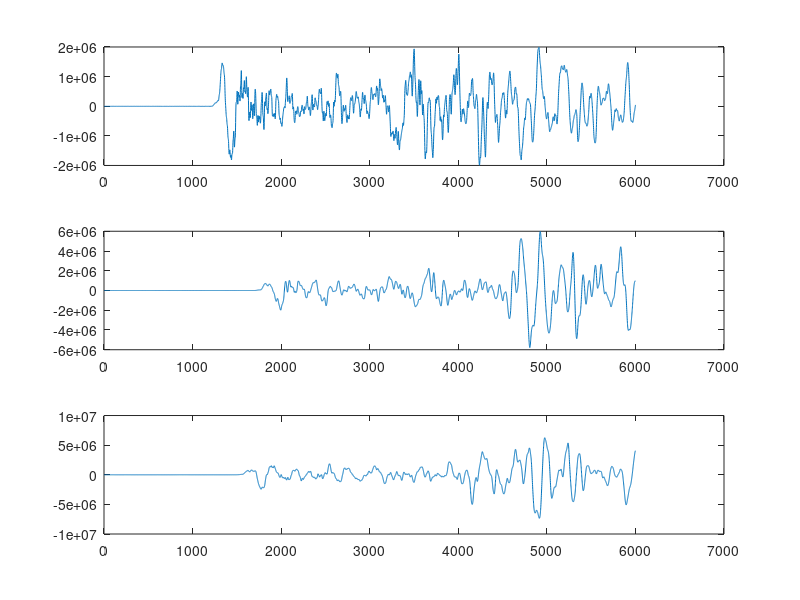
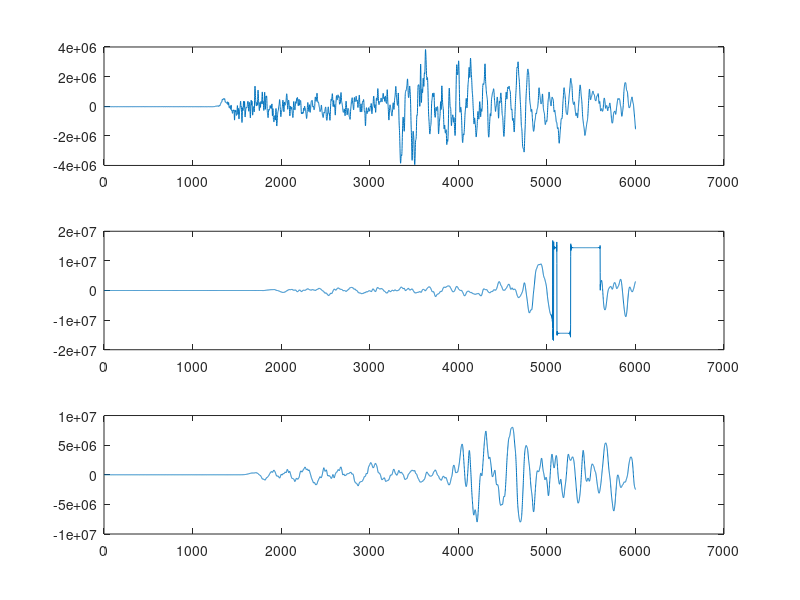
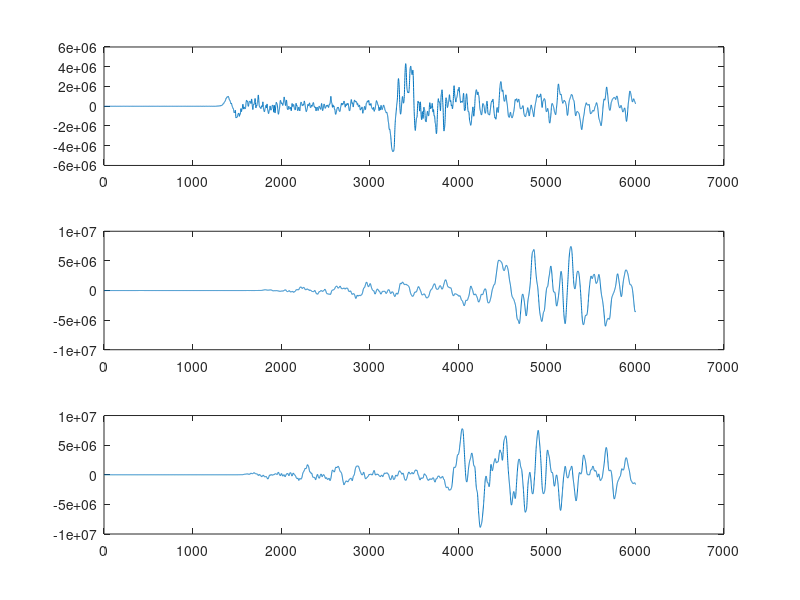
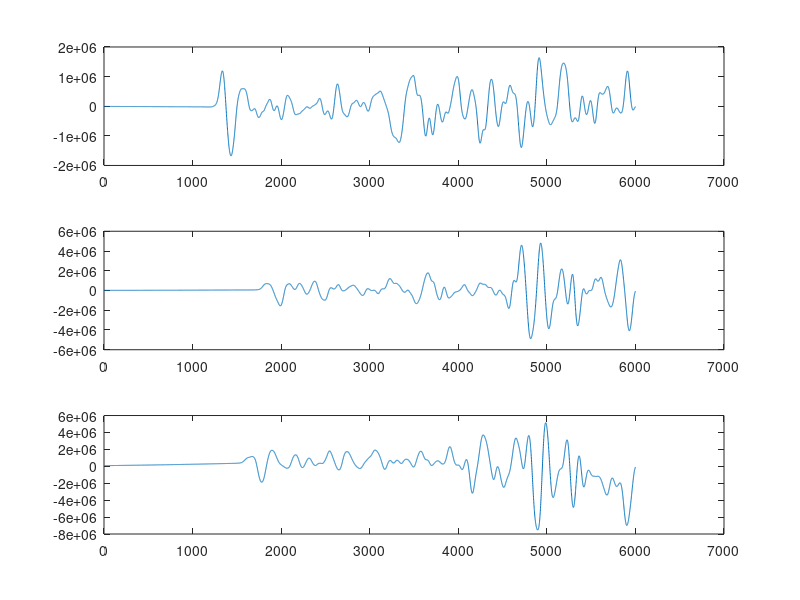

The MATLAB script that drew these images, in order:
clc; clear all;
a=load('event1.mat');
b=load('event2.mat');
c=load('event3.mat');
flow=0.05;  %batas bawah frekuensi
fhigh=4;    %batas atas frekuensi

figure(1)
subplot(3,1,1)
plot(a.vert)
subplot(3,1,2)
plot(b.vert)
subplot(3,1,3)
plot(c.vert)

figure(2)
subplot(3,1,1)
plot(a.North)
subplot(3,1,2)
plot(b.North)
subplot(3,1,3)
plot(c.North)


figure(3)
subplot(3,1,1)
plot(a.East)
subplot(3,1,2)
plot(b.East)
subplot(3,1,3)
plot(c.East)

[Z,V] = butter(2,[flow/(2/0.01) fhigh/(2/0.01)]);
datZ1 = filtfilt(Z,V,a.vert);
datZ2 = filtfilt(Z,V,b.vert);
datZ3 = filtfilt(Z,V,c.vert);

figure(4)
subplot(3,1,1)
plot(datZ1)
subplot(3,1,2)
plot(datZ2)
subplot(3,1,3)
plot(datZ3)



